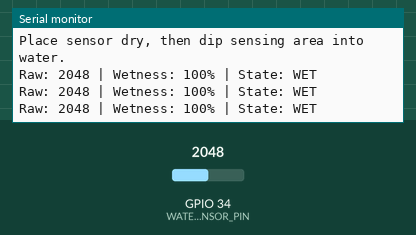
Bench run of a sketch on a simulated ESP32. On the bench: the last lines printed to the serial monitor. The test bench sets the inputs (shaded band); at power-on: GPIO 34 (WATER_SENSOR_PIN) = 2048.

Above: at 2.2 s.
2.3 s: GPIO 34 (WATER_SENSOR_PIN) set to 121
At 2.9 s:
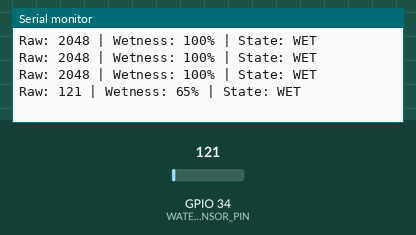
3.8 s: GPIO 34 (WATER_SENSOR_PIN) set to 106
At 4.4 s:
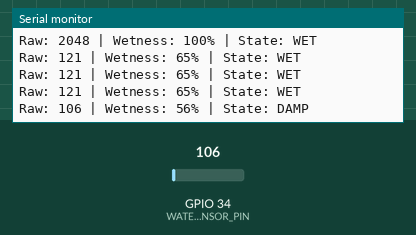

The sketch:

water_sensor_test.ino
```cpp
const int WATER_SENSOR_PIN = 34; // ESP32 ADC input pin

// Replace these after your first dry/wet measurement pass.
int dryValue = 10;
int wetValue = 180;

void setup() {
  Serial.begin(115200);
  delay(1000);
  Serial.println("Water sensor test starting...");
  Serial.println("Place sensor dry, then dip sensing area into water.");
}

void loop() {
  int raw = analogRead(WATER_SENSOR_PIN);

  int percent = map(raw, dryValue, wetValue, 0, 100);
  percent = constrain(percent, 0, 100);

  Serial.print("Raw: ");
  Serial.print(raw);
  Serial.print(" | Wetness: ");
  Serial.print(percent);
  Serial.print("% | State: ");
  if (percent < 20) {
    Serial.println("DRY");
  } else if (percent < 60) {
    Serial.println("DAMP");
  } else {
    Serial.println("WET");
  }

  delay(500);
}
```

Measured:
- the behaviour switches between 112 and 111 on GPIO 34 (WATER_SENSOR_PIN) (found by bisection; images 1 and 2)
- after the input at 2.3 s, the serial monitor: prints a new line after 0.21 s (image 1)
- after the input at 3.8 s, the serial monitor: prints a new line after 0.21 s (image 2)
